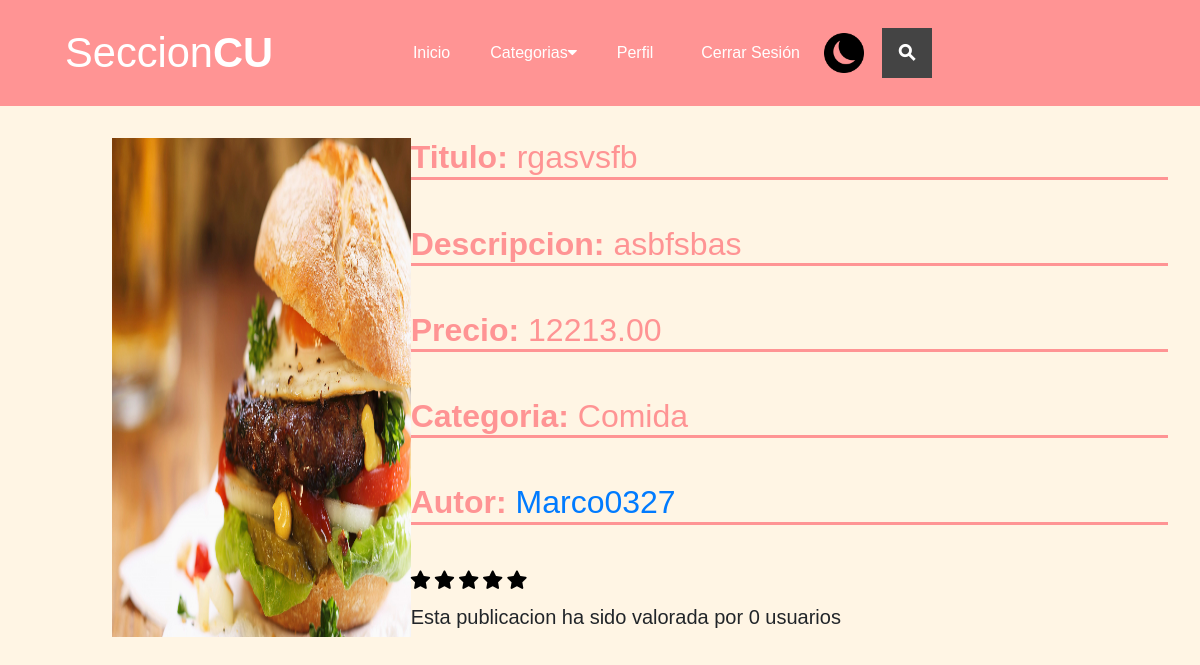
The app's page /publicaciones/post/12 (signed in), older data.
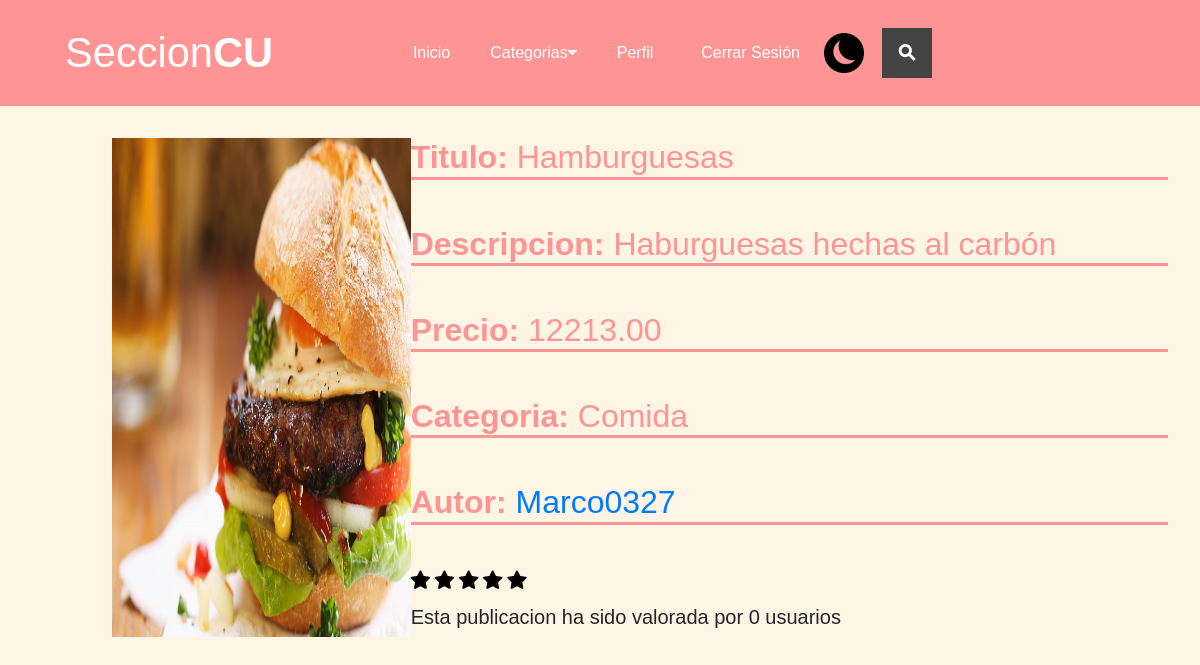
The same page, newer data.
### publicaciones/models.py (models this page shows, shortened)
class Publicaciones(models.Model):
    titulo = models.CharField(max_length=50)
    descripcion = models.CharField(max_length=200)
    imagen =  models.ImageField(upload_to='publicaciones', null=True, blank=True)
    estado = models.BooleanField(default=True)
    autor = models.ForeignKey(User, on_delete=models.CASCADE)
    precio = models.DecimalField(max_digits=10, decimal_places=2)
    categoria = models.ForeignKey(Categoria, on_delete=models.CASCADE)
    created = models.DateField(auto_now_add=True)
    updated = models.DateField(auto_now_add=True)
    class Meta:
        verbose_name='publicacion'
        verbose_name_plural = 'publicaciones'
    def average_rating(self):
        return Puntuacion.objects.filter(publicacion=self).aggregate(Avg("valoracion"))["valoracion__avg"] or 0

class Categoria(models.Model):
    nombre = models.CharField(max_length=50)
    created = models.DateField(auto_now_add=True)
    updated = models.DateField(auto_now_add=True)
    class Meta:
        verbose_name='categoria'
        verbose_name_plural = 'categorias'

### autentificacion/models.py (models this page shows, shortened)
class User(AbstractUser):
    email = models.EmailField(
        verbose_name='email address',
        max_length=255,
        unique=True,
    )
    username = models.CharField(max_length=100, unique=False)
    birthdate = models.DateField(null=True, blank=True)
    phone = models.CharField(max_length=10, null=True, blank=True)
    address = models.CharField(max_length=200, null=True, blank=True)
    photo = models.ImageField(upload_to='autentificacion', null=True, blank=True)
    career = models.CharField(max_length=30,null=True, blank=True)
    created = models.DateField(auto_now_add=True)
    USERNAME_FIELD = 'email'
    REQUIRED_FIELDS = ['username']

### publicaciones/views.py (the view)
# urls.py: path("post/<int:publicacion_id>", views.publicacion, name="publicacion"),
@login_required
def publicacion(request, publicacion_id):
    categorias = Categoria.objects.all()
    publicacion = Publicaciones.objects.get(id=publicacion_id)
    autor = User.objects.get(id = publicacion.autor.id)
    valoraciones_count = Puntuacion.objects.filter(publicacion=publicacion).count()
    return render(request, "publicaciones/publicacion.html", {"categorias":categorias, "publicacion": publicacion, "autor" : autor, "valoraciones_count" : valoraciones_count})

### publicaciones/templates/publicaciones/publicacion.html (shortened to what this page needs)
{% extends 'publicaciones/nav.html' %}
{% load static %}
{%block content%}
<link href="{% static 'publicaciones/assets/css/ranking.css' %}" rel="stylesheet">
<div class="contenido_perfil">
    <div class="cont-perfil-img">
        {% if publicacion.imagen %}
            <img class="img-perfil" src="{{publicacion.imagen.url}}" >
        {%endif%}
    </div>
    <div class="cont-datosPerfil">
        <h2>
            <span>Titulo: </span>
            {{ publicacion.titulo }}
        </h2>
        <h2>
            <span>Descripcion: </span>
            {{ publicacion.descripcion }}
        </h2>
        <h2>
            <span>Precio: </span>
            {{ publicacion.precio }}
        </h2>
        <h2>
            <span>Categoria: </span>
            {{ publicacion.categoria.nombre }}
        </h2>
        <h2>
            <span>Autor: </span>
            <a href = "{%url 'perfil_id' publicacion.autor.id%}">
                {{ publicacion.autor.username }}
            </a>
        </h2>
        <h5 class="card-title">
            <a class="rating" href="{%url 'rating' publicacion.id 1%}">
                <span class="fa fa-star {% if publicacion.average_rating > 0 %}checked {% endif %}" title = "1 Estrella"></span>
            </a>
            <a class="rating"  href="{%url 'rating' publicacion.id 2%}">
                <span class="fa fa-star {% if publicacion.average_rating > 1 %}checked {% endif %}" title = "2 Estrella"></span>
            </a>
            <a class="rating" href="{%url 'rating' publicacion.id 3%}">
                <span class="fa fa-star {% if publicacion.average_rating > 2 %}checked {% endif %}" title = "3 Estrella"></span>
            </a>
            <a class="rating" href="{%url 'rating' publicacion.id 4%}">
                <span class="fa fa-star {% if publicacion.average_rating > 3 %}checked {% endif %}" title = "4 Estrella"></span>
            </a>
            <a class="rating" href="{%url 'rating' publicacion.id 5%}">
                <span class="fa fa-star {% if publicacion.average_rating > 4 %}checked {% endif %}" title = "5 Estrella"></span>
            </a>
        </h5>
        <h5>
            Esta publicacion ha sido valorada por {{valoraciones_count}} usuarios
        </h5>
    </div>
</div>
{%endblock%}

Row changes from the older to the newer data that the page shows:
changed Publicaciones "Comida": titulo "rgasvsfb" → "Hamburguesas"; descripcion "asbfsbas" → "Haburguesas hechas al carbón"
